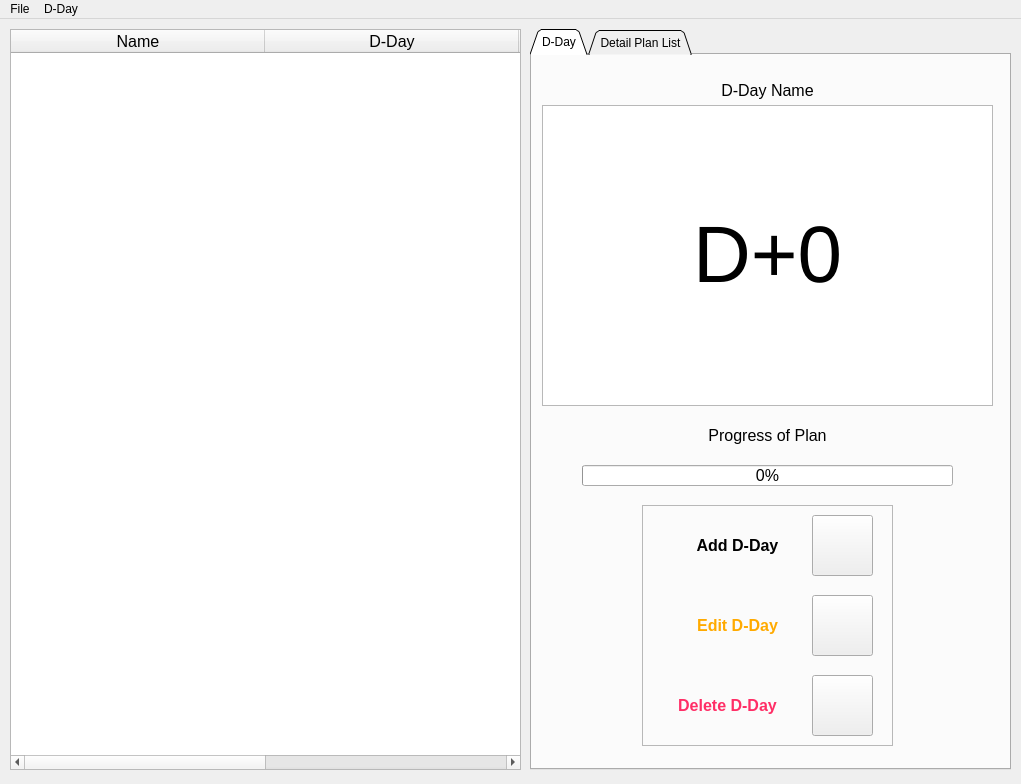
<?xml version="1.0" encoding="UTF-8"?>
<ui version="4.0">
 <class>MainWindow</class>
 <widget class="QMainWindow" name="MainWindow">
  <property name="windowModality">
   <enum>Qt::ApplicationModal</enum>
  </property>
  <property name="geometry">
   <rect>
    <x>0</x>
    <y>0</y>
    <width>1021</width>
    <height>784</height>
   </rect>
  </property>
  <property name="windowTitle">
   <string>MainWindow</string>
  </property>
  <property name="toolButtonStyle">
   <enum>Qt::ToolButtonIconOnly</enum>
  </property>
  <property name="tabShape">
   <enum>QTabWidget::Rounded</enum>
  </property>
  <widget class="QWidget" name="centralwidget">
   <widget class="QTableWidget" name="dDayTable">
    <property name="geometry">
     <rect>
      <x>10</x>
      <y>10</y>
      <width>511</width>
      <height>741</height>
     </rect>
    </property>
    <property name="font">
     <font>
      <family>Microsoft Sans Serif</family>
      <pointsize>12</pointsize>
     </font>
    </property>
    <property name="frameShape">
     <enum>QFrame::StyledPanel</enum>
    </property>
    <property name="frameShadow">
     <enum>QFrame::Sunken</enum>
    </property>
    <property name="editTriggers">
     <set>QAbstractItemView::AnyKeyPressed|QAbstractItemView::EditKeyPressed|QAbstractItemView::SelectedClicked</set>
    </property>
    <property name="alternatingRowColors">
     <bool>true</bool>
    </property>
    <property name="selectionMode">
     <enum>QAbstractItemView::SingleSelection</enum>
    </property>
    <property name="selectionBehavior">
     <enum>QAbstractItemView::SelectRows</enum>
    </property>
    <property name="showGrid">
     <bool>false</bool>
    </property>
    <property name="gridStyle">
     <enum>Qt::SolidLine</enum>
    </property>
    <property name="sortingEnabled">
     <bool>false</bool>
    </property>
    <property name="rowCount">
     <number>0</number>
    </property>
    <property name="columnCount">
     <number>4</number>
    </property>
    <attribute name="horizontalHeaderVisible">
     <bool>true</bool>
    </attribute>
    <attribute name="horizontalHeaderCascadingSectionResizes">
     <bool>false</bool>
    </attribute>
    <attribute name="horizontalHeaderDefaultSectionSize">
     <number>254</number>
    </attribute>
    <attribute name="horizontalHeaderHighlightSections">
     <bool>true</bool>
    </attribute>
    <attribute name="horizontalHeaderShowSortIndicator" stdset="0">
     <bool>false</bool>
    </attribute>
    <attribute name="verticalHeaderVisible">
     <bool>false</bool>
    </attribute>
    <attribute name="verticalHeaderDefaultSectionSize">
     <number>40</number>
    </attribute>
    <attribute name="verticalHeaderMinimumSectionSize">
     <number>30</number>
    </attribute>
    <column>
     <property name="text">
      <string>Name</string>
     </property>
     <property name="background">
      <color alpha="0">
       <red>0</red>
       <green>0</green>
       <blue>0</blue>
      </color>
     </property>
    </column>
    <column>
     <property name="text">
      <string>D-Day</string>
     </property>
    </column>
    <column>
     <property name="text">
      <string>Date</string>
     </property>
    </column>
    <column>
     <property name="text">
      <string>Progress</string>
     </property>
    </column>
   </widget>
   <widget class="QTabWidget" name="tabWidget">
    <property name="geometry">
     <rect>
      <x>530</x>
      <y>10</y>
      <width>481</width>
      <height>741</height>
     </rect>
    </property>
    <property name="font">
     <font>
      <family>Microsoft Sans Serif</family>
     </font>
    </property>
    <property name="styleSheet">
     <string notr="true">selection-color: rgb(64, 255, 112);</string>
    </property>
    <property name="tabPosition">
     <enum>QTabWidget::North</enum>
    </property>
    <property name="tabShape">
     <enum>QTabWidget::Triangular</enum>
    </property>
    <property name="currentIndex">
     <number>0</number>
    </property>
    <property name="elideMode">
     <enum>Qt::ElideNone</enum>
    </property>
    <widget class="QWidget" name="tab">
     <property name="styleSheet">
      <string notr="true"/>
     </property>
     <attribute name="title">
      <string>D-Day</string>
     </attribute>
     <widget class="QFrame" name="frame">
      <property name="geometry">
       <rect>
        <x>110</x>
        <y>450</y>
        <width>251</width>
        <height>241</height>
       </rect>
      </property>
      <property name="frameShape">
       <enum>QFrame::StyledPanel</enum>
      </property>
      <property name="frameShadow">
       <enum>QFrame::Raised</enum>
      </property>
      <widget class="QPushButton" name="btn_AddDay">
       <property name="geometry">
        <rect>
         <x>170</x>
         <y>10</y>
         <width>61</width>
         <height>61</height>
        </rect>
       </property>
       <property name="styleSheet">
        <string notr="true">border-image: url(:/btn/D-Day icon/buttons/add.png);</string>
       </property>
       <property name="text">
        <string/>
       </property>
      </widget>
      <widget class="QLabel" name="lbl_AddDay">
       <property name="geometry">
        <rect>
         <x>30</x>
         <y>20</y>
         <width>131</width>
         <height>41</height>
        </rect>
       </property>
       <property name="font">
        <font>
         <family>Microsoft Sans Serif</family>
        </font>
       </property>
       <property name="text">
        <string>&lt;html&gt;&lt;head/&gt;&lt;body&gt;&lt;p align=&quot;center&quot;&gt;&lt;span style=&quot; font-size:12pt; font-weight:600; color:#000000;&quot;&gt;Add D-Day&lt;/span&gt;&lt;/p&gt;&lt;/body&gt;&lt;/html&gt;</string>
       </property>
      </widget>
      <widget class="QPushButton" name="btn_DelDay">
       <property name="geometry">
        <rect>
         <x>170</x>
         <y>170</y>
         <width>61</width>
         <height>61</height>
        </rect>
       </property>
       <property name="styleSheet">
        <string notr="true">border-image: url(:/btn/D-Day icon/buttons/negative.png);</string>
       </property>
       <property name="text">
        <string/>
       </property>
      </widget>
      <widget class="QLabel" name="lbl_DelDay">
       <property name="geometry">
        <rect>
         <x>10</x>
         <y>180</y>
         <width>151</width>
         <height>41</height>
        </rect>
       </property>
       <property name="font">
        <font>
         <family>Microsoft Sans Serif</family>
        </font>
       </property>
       <property name="text">
        <string>&lt;html&gt;&lt;head/&gt;&lt;body&gt;&lt;p align=&quot;center&quot;&gt;&lt;span style=&quot; font-size:12pt; font-weight:600; color:#ff2e66;&quot;&gt;Delete D-Day&lt;/span&gt;&lt;/p&gt;&lt;/body&gt;&lt;/html&gt;</string>
       </property>
      </widget>
      <widget class="QPushButton" name="btn_EditDay">
       <property name="geometry">
        <rect>
         <x>170</x>
         <y>90</y>
         <width>61</width>
         <height>61</height>
        </rect>
       </property>
       <property name="styleSheet">
        <string notr="true">border-image: url(:/btn/D-Day icon/buttons/edit button2.png);</string>
       </property>
       <property name="text">
        <string/>
       </property>
      </widget>
      <widget class="QLabel" name="lbl_AddDay_2">
       <property name="geometry">
        <rect>
         <x>30</x>
         <y>100</y>
         <width>131</width>
         <height>41</height>
        </rect>
       </property>
       <property name="font">
        <font>
         <family>Microsoft Sans Serif</family>
        </font>
       </property>
       <property name="text">
        <string>&lt;html&gt;&lt;head/&gt;&lt;body&gt;&lt;p align=&quot;center&quot;&gt;&lt;span style=&quot; font-size:12pt; font-weight:600; color:#ffaa00;&quot;&gt;Edit D-Day&lt;/span&gt;&lt;/p&gt;&lt;/body&gt;&lt;/html&gt;</string>
       </property>
      </widget>
     </widget>
     <widget class="QProgressBar" name="pgBar_FirstPage">
      <property name="geometry">
       <rect>
        <x>50</x>
        <y>410</y>
        <width>371</width>
        <height>21</height>
       </rect>
      </property>
      <property name="font">
       <font>
        <family>Microsoft Sans Serif</family>
        <pointsize>12</pointsize>
       </font>
      </property>
      <property name="value">
       <number>0</number>
      </property>
     </widget>
     <widget class="QLabel" name="lbl_DDayName">
      <property name="geometry">
       <rect>
        <x>80</x>
        <y>20</y>
        <width>311</width>
        <height>31</height>
       </rect>
      </property>
      <property name="font">
       <font>
        <family>Microsoft Sans Serif</family>
       </font>
      </property>
      <property name="text">
       <string>&lt;html&gt;&lt;head/&gt;&lt;body&gt;&lt;p align=&quot;center&quot;&gt;&lt;span style=&quot; font-size:12pt;&quot;&gt;D-Day Name&lt;/span&gt;&lt;/p&gt;&lt;/body&gt;&lt;/html&gt;</string>
      </property>
     </widget>
     <widget class="QLabel" name="lbl_DdayDisplay">
      <property name="geometry">
       <rect>
        <x>30</x>
        <y>80</y>
        <width>411</width>
        <height>241</height>
       </rect>
      </property>
      <property name="maximumSize">
       <size>
        <width>411</width>
        <height>281</height>
       </size>
      </property>
      <property name="font">
       <font>
        <family>Microsoft Sans Serif</family>
        <pointsize>60</pointsize>
       </font>
      </property>
      <property name="tabletTracking">
       <bool>false</bool>
      </property>
      <property name="frameShadow">
       <enum>QFrame::Plain</enum>
      </property>
      <property name="midLineWidth">
       <number>0</number>
      </property>
      <property name="text">
       <string>&lt;html&gt;&lt;head/&gt;&lt;body&gt;&lt;p align=&quot;center&quot;&gt;D+0&lt;/p&gt;&lt;/body&gt;&lt;/html&gt;</string>
      </property>
      <property name="textFormat">
       <enum>Qt::RichText</enum>
      </property>
      <property name="scaledContents">
       <bool>false</bool>
      </property>
      <property name="wordWrap">
       <bool>false</bool>
      </property>
      <property name="margin">
       <number>0</number>
      </property>
      <property name="indent">
       <number>-1</number>
      </property>
     </widget>
     <widget class="QGraphicsView" name="graphicsView">
      <property name="geometry">
       <rect>
        <x>10</x>
        <y>50</y>
        <width>451</width>
        <height>301</height>
       </rect>
      </property>
      <property name="styleSheet">
       <string notr="true">border-image: url(:/bgi/D-Day icon/background_imege/post-it4.png);</string>
      </property>
     </widget>
     <widget class="QLabel" name="lbl_PgPlan">
      <property name="geometry">
       <rect>
        <x>80</x>
        <y>360</y>
        <width>311</width>
        <height>41</height>
       </rect>
      </property>
      <property name="font">
       <font>
        <family>Microsoft Sans Serif</family>
        <pointsize>12</pointsize>
       </font>
      </property>
      <property name="text">
       <string>&lt;html&gt;&lt;head/&gt;&lt;body&gt;&lt;p align=&quot;center&quot;&gt;Progress of Plan&lt;/p&gt;&lt;/body&gt;&lt;/html&gt;</string>
      </property>
     </widget>
     <zorder>graphicsView</zorder>
     <zorder>frame</zorder>
     <zorder>pgBar_FirstPage</zorder>
     <zorder>lbl_DDayName</zorder>
     <zorder>lbl_DdayDisplay</zorder>
     <zorder>lbl_PgPlan</zorder>
    </widget>
    <widget class="QWidget" name="tab_2">
     <attribute name="title">
      <string>Detail Plan List</string>
     </attribute>
     <widget class="QPushButton" name="btn_AddPlan">
      <property name="geometry">
       <rect>
        <x>430</x>
        <y>300</y>
        <width>31</width>
        <height>31</height>
       </rect>
      </property>
      <property name="styleSheet">
       <string notr="true">border-image: url(:/btn/D-Day icon/buttons/plus2.png);</string>
      </property>
      <property name="text">
       <string/>
      </property>
     </widget>
     <widget class="QPushButton" name="btn_DelPlan">
      <property name="geometry">
       <rect>
        <x>430</x>
        <y>340</y>
        <width>31</width>
        <height>31</height>
       </rect>
      </property>
      <property name="styleSheet">
       <string notr="true">border-image: url(:/btn/D-Day icon/buttons/remove.png);</string>
      </property>
      <property name="text">
       <string/>
      </property>
     </widget>
     <widget class="QLabel" name="lbl_AddPlan">
      <property name="geometry">
       <rect>
        <x>340</x>
        <y>300</y>
        <width>81</width>
        <height>31</height>
       </rect>
      </property>
      <property name="font">
       <font>
        <family>Microsoft Sans Serif</family>
       </font>
      </property>
      <property name="text">
       <string>&lt;html&gt;&lt;head/&gt;&lt;body&gt;&lt;p align=&quot;center&quot;&gt;&lt;span style=&quot; font-size:10pt; font-weight:600; color:#000000;&quot;&gt;Add Plan&lt;/span&gt;&lt;/p&gt;&lt;/body&gt;&lt;/html&gt;</string>
      </property>
     </widget>
     <widget class="QLabel" name="lbl_DelPlan">
      <property name="geometry">
       <rect>
        <x>320</x>
        <y>340</y>
        <width>101</width>
        <height>31</height>
       </rect>
      </property>
      <property name="font">
       <font>
        <family>Microsoft Sans Serif</family>
       </font>
      </property>
      <property name="text">
       <string>&lt;html&gt;&lt;head/&gt;&lt;body&gt;&lt;p align=&quot;center&quot;&gt;&lt;span style=&quot; font-size:10pt; font-weight:600; color:#ff2e66;&quot;&gt;Delete Plan&lt;/span&gt;&lt;/p&gt;&lt;/body&gt;&lt;/html&gt;</string>
      </property>
     </widget>
     <widget class="QProgressBar" name="pgBar_SecondPage">
      <property name="geometry">
       <rect>
        <x>10</x>
        <y>320</y>
        <width>311</width>
        <height>31</height>
       </rect>
      </property>
      <property name="font">
       <font>
        <family>Microsoft Sans Serif</family>
        <pointsize>12</pointsize>
       </font>
      </property>
      <property name="autoFillBackground">
       <bool>false</bool>
      </property>
      <property name="value">
       <number>0</number>
      </property>
      <property name="orientation">
       <enum>Qt::Horizontal</enum>
      </property>
      <property name="textDirection">
       <enum>QProgressBar::TopToBottom</enum>
      </property>
      <property name="format">
       <string>%p%</string>
      </property>
     </widget>
     <widget class="QPlainTextEdit" name="memoEdit">
      <property name="geometry">
       <rect>
        <x>10</x>
        <y>390</y>
        <width>451</width>
        <height>261</height>
       </rect>
      </property>
      <property name="font">
       <font>
        <family>Microsoft Sans Serif</family>
        <pointsize>12</pointsize>
       </font>
      </property>
      <property name="autoFillBackground">
       <bool>false</bool>
      </property>
      <property name="styleSheet">
       <string notr="true">background-color: qradialgradient(spread:pad, cx:0.5, cy:0.5, radius:0.5, fx:0.5, fy:0.5, stop:1 rgba(255, 255, 255, 0));</string>
      </property>
      <property name="frameShape">
       <enum>QFrame::NoFrame</enum>
      </property>
      <property name="plainText">
       <string/>
      </property>
      <property name="backgroundVisible">
       <bool>false</bool>
      </property>
      <property name="centerOnScroll">
       <bool>false</bool>
      </property>
      <property name="placeholderText">
       <string>Please enter this D-Day's memo</string>
      </property>
     </widget>
     <widget class="QGraphicsView" name="graphicsView_2">
      <property name="geometry">
       <rect>
        <x>10</x>
        <y>381</y>
        <width>451</width>
        <height>321</height>
       </rect>
      </property>
      <property name="styleSheet">
       <string notr="true">border-image: url(:/bgi/D-Day icon/background_imege/post-it2.png);</string>
      </property>
     </widget>
     <widget class="QPushButton" name="btn_MemoSave">
      <property name="geometry">
       <rect>
        <x>420</x>
        <y>660</y>
        <width>31</width>
        <height>31</height>
       </rect>
      </property>
      <property name="styleSheet">
       <string notr="true">border-image: url(:/btn/D-Day icon/buttons/save.png);</string>
      </property>
      <property name="text">
       <string/>
      </property>
     </widget>
     <widget class="QLabel" name="lbl_SaveMemo">
      <property name="geometry">
       <rect>
        <x>310</x>
        <y>660</y>
        <width>101</width>
        <height>31</height>
       </rect>
      </property>
      <property name="font">
       <font>
        <family>Microsoft Sans Serif</family>
       </font>
      </property>
      <property name="text">
       <string>&lt;html&gt;&lt;head/&gt;&lt;body&gt;&lt;p align=&quot;center&quot;&gt;&lt;span style=&quot; font-size:10pt; font-weight:600; color:#000000;&quot;&gt;Save Memo&lt;/span&gt;&lt;/p&gt;&lt;/body&gt;&lt;/html&gt;</string>
      </property>
     </widget>
     <widget class="QLabel" name="lbl_ClrMemo">
      <property name="geometry">
       <rect>
        <x>10</x>
        <y>660</y>
        <width>121</width>
        <height>31</height>
       </rect>
      </property>
      <property name="font">
       <font>
        <family>Microsoft Sans Serif</family>
       </font>
      </property>
      <property name="text">
       <string>&lt;html&gt;&lt;head/&gt;&lt;body&gt;&lt;p align=&quot;center&quot;&gt;&lt;span style=&quot; font-size:10pt; font-weight:600; color:#ff2e66;&quot;&gt;Clear Memo&lt;/span&gt;&lt;/p&gt;&lt;/body&gt;&lt;/html&gt;</string>
      </property>
     </widget>
     <widget class="QPushButton" name="btn_MemoClr">
      <property name="geometry">
       <rect>
        <x>130</x>
        <y>660</y>
        <width>31</width>
        <height>31</height>
       </rect>
      </property>
      <property name="styleSheet">
       <string notr="true">border-image: url(:/btn/D-Day icon/buttons/eraser.png);</string>
      </property>
      <property name="text">
       <string/>
      </property>
     </widget>
     <widget class="QListWidget" name="planListWidget">
      <property name="geometry">
       <rect>
        <x>10</x>
        <y>10</y>
        <width>451</width>
        <height>281</height>
       </rect>
      </property>
      <property name="font">
       <font>
        <family>Microsoft Sans Serif</family>
        <pointsize>12</pointsize>
       </font>
      </property>
      <property name="dragEnabled">
       <bool>true</bool>
      </property>
      <property name="dragDropMode">
       <enum>QAbstractItemView::InternalMove</enum>
      </property>
      <property name="selectionMode">
       <enum>QAbstractItemView::MultiSelection</enum>
      </property>
     </widget>
     <zorder>btn_AddPlan</zorder>
     <zorder>btn_DelPlan</zorder>
     <zorder>lbl_AddPlan</zorder>
     <zorder>lbl_DelPlan</zorder>
     <zorder>pgBar_SecondPage</zorder>
     <zorder>graphicsView_2</zorder>
     <zorder>memoEdit</zorder>
     <zorder>btn_MemoSave</zorder>
     <zorder>lbl_SaveMemo</zorder>
     <zorder>lbl_ClrMemo</zorder>
     <zorder>btn_MemoClr</zorder>
     <zorder>planListWidget</zorder>
    </widget>
   </widget>
  </widget>
  <widget class="QMenuBar" name="menubar">
   <property name="geometry">
    <rect>
     <x>0</x>
     <y>0</y>
     <width>1021</width>
     <height>26</height>
    </rect>
   </property>
   <widget class="QMenu" name="menumenu">
    <property name="title">
     <string>File</string>
    </property>
    <addaction name="actionSaveData"/>
    <addaction name="actionLoadData"/>
   </widget>
   <widget class="QMenu" name="menuForm">
    <property name="title">
     <string>D-Day</string>
    </property>
    <addaction name="actionAddDday"/>
    <addaction name="actionDelDday"/>
   </widget>
   <addaction name="menumenu"/>
   <addaction name="menuForm"/>
  </widget>
  <action name="actionSaveData">
   <property name="text">
    <string>Save</string>
   </property>
  </action>
  <action name="actionLoadData">
   <property name="text">
    <string>Load</string>
   </property>
  </action>
  <action name="actionAddDday">
   <property name="text">
    <string>Add D-Day</string>
   </property>
  </action>
  <action name="actionDelDday">
   <property name="text">
    <string>Delete D-Day</string>
   </property>
  </action>
  <action name="actionAdd">
   <property name="text">
    <string>Add Plan</string>
   </property>
  </action>
  <action name="actionDelete">
   <property name="text">
    <string>Delete Plan</string>
   </property>
  </action>
  <action name="actionAll_Clear">
   <property name="text">
    <string>All Clear</string>
   </property>
  </action>
  <action name="actionFont_2">
   <property name="text">
    <string>Font</string>
   </property>
  </action>
  <action name="actionFont_3">
   <property name="text">
    <string>Font</string>
   </property>
  </action>
  <action name="actionFont_4">
   <property name="text">
    <string>Font</string>
   </property>
  </action>
 </widget>
 <resources>
  <include location="Icon.qrc"/>
 </resources>
 <connections/>
</ui>
